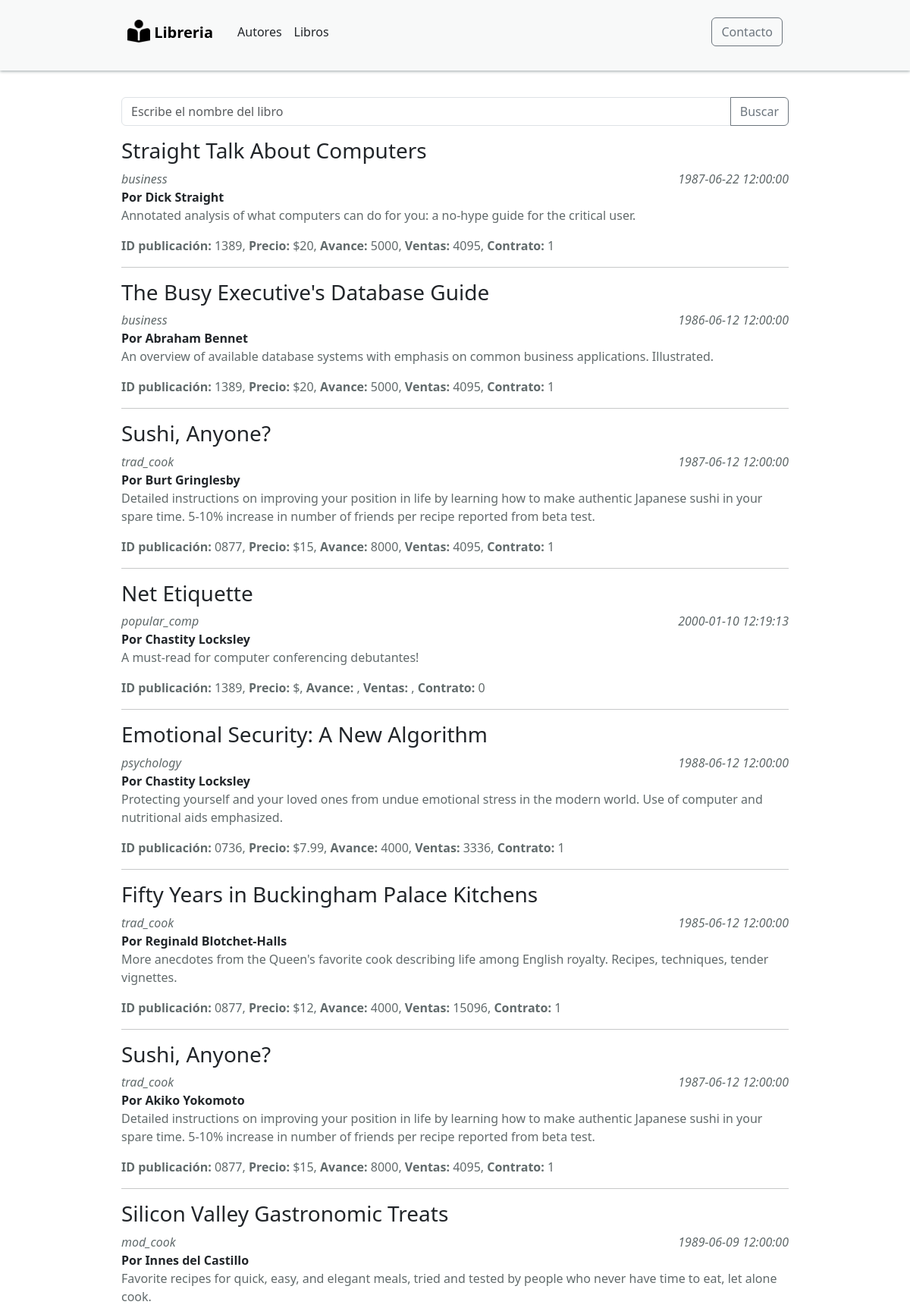
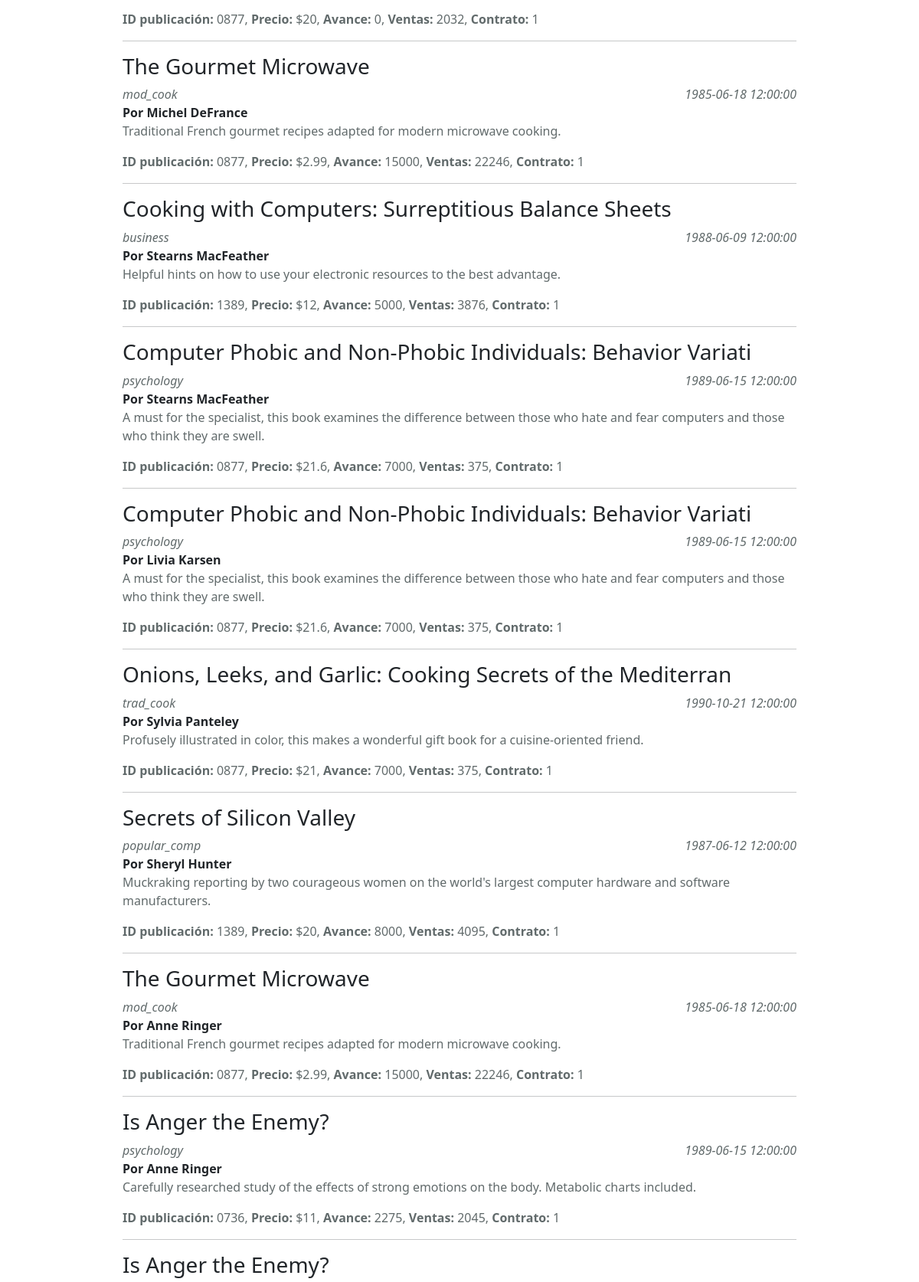
The page /titulo.php (upper part) on the database its author committed (2 pictures, top to bottom).
### tables this page shows
CREATE TABLE `titulo_autor` (
  `id_autor` varchar(11) NOT NULL,
  `id_titulo` varchar(6) NOT NULL,
  `ord_au` varchar(1) NOT NULL,
  `derechos` int(11) NOT NULL,
  PRIMARY KEY  (`id_autor`,`id_titulo`)
);

CREATE TABLE `titulos` (
  `id_titulo` varchar(6) NOT NULL,
  `titulo` varchar(60) NOT NULL,
  `tipo` varchar(15) NOT NULL,
  `id_pub` varchar(4) NOT NULL,
  `precio` double default NULL,
  `avance` double default NULL,
  `total_ventas` int(11) default NULL,
  `notas` varchar(255) NOT NULL,
  `fecha_pub` datetime NOT NULL,
  `contrato` varchar(1) NOT NULL,
  PRIMARY KEY  (`id_titulo`)
);

### titulo.php (the view, shortened to what this page needs)
<!DOCTYPE html>
<html lang="en">
<head>
    <link rel="stylesheet" type="text/css" href="css/style.css">
    <link href="https://cdn.jsdelivr.net/npm/bootstrap@5.3.2/dist/css/bootstrap.min.css" rel="stylesheet">
</head>
<body>
<?php
        function conectar() {
            $conexion = mysqli_connect("localhost", "root", "", "dblibreria") or die("Problemas con la conexión");
            return $conexion;
        }
        function ejecutarConsultaTitulos() {
            $conexion = conectar();
            if ($_SERVER["REQUEST_METHOD"] == "POST") {
                $busqueda = $_POST["busqueda"];
                $consultat = "SELECT titulos.titulo, titulos.tipo, CONCAT(autores.nombre, ' ', autores.apellido) AS Autor, titulos.id_pub, titulos.precio, titulos.avance, titulos.total_ventas, titulos.notas, titulos.fecha_pub, titulos.contrato, titulo_autor.ord_au, titulo_autor.derechos FROM autores
                                JOIN titulo_autor ON autores.id_autor = titulo_autor.id_autor
                                JOIN titulos ON titulo_autor.id_titulo = titulos.id_titulo
                                WHERE titulos.titulo LIKE '%$busqueda%'";
            } else {
                $consultat = "SELECT titulos.titulo, titulos.tipo, CONCAT(autores.nombre, ' ', autores.apellido) AS Autor, titulos.id_pub, titulos.precio, titulos.avance, titulos.total_ventas, titulos.notas, titulos.fecha_pub, titulos.contrato, titulo_autor.ord_au, titulo_autor.derechos FROM autores
                JOIN titulo_autor ON autores.id_autor = titulo_autor.id_autor
                JOIN titulos ON titulo_autor.id_titulo = titulos.id_titulo; ";
            }
            $registros = mysqli_query($conexion, $consultat)or die("Problemas en el select:" . mysqli_error($conexion));
            if (mysqli_num_rows($registros) > 0) {
                while ($reg = mysqli_fetch_array($registros)) {
                    echo "
                        <h3>" . $reg['titulo'] . "</h3>
                        <div class=\"linea\">
                        <em class=\"izq\">" . $reg['tipo'] . "</em>
                        <em class=\"der\">" . $reg['fecha_pub'] . "</em> </div>
                        <b>Por " . $reg['Autor'] . "</b>
                        <p>" . $reg['notas'] . "</p>
                        <p> <b class=\"b\">ID publicación: </b> " . $reg['id_pub'] .",
                        <b class=\"b\">Precio: </b> $". $reg['precio'] .",
                        <b class=\"b\">Avance: </b> ". $reg['avance'] .",
                        <b class=\"b\">Ventas: </b> ". $reg['total_ventas'] .",
                        <b class=\"b\">Contrato: </b> ". $reg['contrato'] ."</p>
                    ";
                    echo "<hr>";
                }
            } else {
                echo "<div class='div-selecciona'/>
                No se encontraron resultados!!
              </div>";
            }
        }
    ?>
<nav class="navbar navbar-expand-sm navbar-light " id="mi-nav">
    <div class="d-flex mb-3 justify-content-around align-items-center">
        <div class="p-2">
            <a class="navbar-brand" href="index.php">
                <img src="img/logo-book.png" width="30" height="30"  class="d-inline-block align-text-bottom">
                <b class="titulo">Libreria</b>
            </a>
        </div>
        <div class="p-2">
            <a class="nav-link" href="autor.php">Autores</a>
        </div>
        <div class="p-2">
            <a class="nav-link" href="titulo.php">Libros</a>
        </div>
        <div class="ms-auto p-2">
            <button type="button" class="btn btn-outline-secondary" data-bs-toggle="modal" data-bs-target="#exampleModal">Contacto</button>
        </div>
    </div>
</nav>
<form method="post">
    <div class="input-group mb-3">
        <input type="text" name="busqueda" class="form-control" placeholder="Escribe el nombre del libro" aria-label="Escribe el nombre del libro" aria-describedby="button-addon2">
        <input type="submit" value="Buscar" class="btn btn-outline-secondary" id="button-addon2">
    </div>
</form>
    <?php ejecutarConsultaTitulos();?>
    <script src="https://cdn.jsdelivr.net/npm/bootstrap@5.3.2/dist/js/bootstrap.bundle.min.js"></script>  </body>
 </html>

### css/style.css (style rules this page uses)
body { margin: 0; padding: 0; padding-top: 8rem; padding-left: 10rem; padding-right: 10rem; font-family: 'Franklin Gothic Medium', 'Arial Narrow', Arial; }
#mi-nav { position: absolute; left: 0px; top: 0; width: 100%; margin: 0px; padding-top:15px ; background-color: #F8F9F9; box-shadow: 0px 1px 4px#99A3A4; display: grid; grid-template-columns: 1fr; grid-template-rows: auto auto; padding-left: 10rem; padding-right: 10rem; }
h3 { font-weight: bold; }
.b { color: #616A6B; }
p { color: #616A6B; }
.linea { display: flex; justify-content: space-between; color: #616A6B; }
.izq { text-align: left; }
.der { text-align: right; }

### rows shown on the page
titulo_autor: id_titulo.titulo "Straight Talk About Computers", id_titulo.tipo "business", id_titulo.fecha_pub "1987-06-22 12:00:00", Autor "Dick Straight", id_titulo.notas "Annotated analysis of what computers can do for you: a no-hype guide for the critical user.", id_titulo.id_pub "1389", id_titulo.precio "20", id_titulo.avance "5000", id_titulo.total_ventas "4095", id_titulo.contrato "1"
titulo_autor: id_titulo.titulo "The Busy Executive's Database Guide", id_titulo.tipo "business", id_titulo.fecha_pub "1986-06-12 12:00:00", Autor "Abraham Bennet", id_titulo.notas "An overview of available database systems with emphasis on common business applications. Illustrated.", id_titulo.id_pub "1389", id_titulo.precio "20", id_titulo.avance "5000", id_titulo.total_ventas "4095", id_titulo.contrato "1"
titulo_autor: id_titulo.titulo "Sushi, Anyone?", id_titulo.tipo "trad_cook", id_titulo.fecha_pub "1987-06-12 12:00:00", Autor "Burt Gringlesby", id_titulo.notas "Detailed instructions on improving your position in life by learning how to make authentic Japanese sushi in your spare time. 5-10% increase in number of friends per recipe reported from beta test.", id_titulo.id_pub "0877", id_titulo.precio "15", id_titulo.avance "8000", id_titulo.total_ventas "4095", id_titulo.contrato "1"
titulo_autor: id_titulo.titulo "Net Etiquette", id_titulo.tipo "popular_comp", id_titulo.fecha_pub "2000-01-10 12:19:13", Autor "Chastity Locksley", id_titulo.notas "A must-read for computer conferencing debutantes!", id_titulo.id_pub "1389", id_titulo.contrato "0"
titulo_autor: id_titulo.titulo "Emotional Security: A New Algorithm", id_titulo.tipo "psychology", id_titulo.fecha_pub "1988-06-12 12:00:00", Autor "Chastity Locksley", id_titulo.notas "Protecting yourself and your loved ones from undue emotional stress in the modern world. Use of computer and nutritional aids emphasized.", id_titulo.id_pub "0736", id_titulo.precio "7.99", id_titulo.avance "4000", id_titulo.total_ventas "3336", id_titulo.contrato "1"
titulo_autor: id_titulo.titulo "Fifty Years in Buckingham Palace Kitchens", id_titulo.tipo "trad_cook", id_titulo.fecha_pub "1985-06-12 12:00:00", Autor "Reginald Blotchet-Halls", id_titulo.notas "More anecdotes from the Queen's favorite cook describing life among English royalty. Recipes, techniques, tender vignettes.", id_titulo.id_pub "0877", id_titulo.precio "12", id_titulo.avance "4000", id_titulo.total_ventas "15096", id_titulo.contrato "1"
titulo_autor: id_titulo.titulo "Sushi, Anyone?", id_titulo.tipo "trad_cook", id_titulo.fecha_pub "1987-06-12 12:00:00", Autor "Akiko Yokomoto", id_titulo.notas "Detailed instructions on improving your position in life by learning how to make authentic Japanese sushi in your spare time. 5-10% increase in number of friends per recipe reported from beta test.", id_titulo.id_pub "0877", id_titulo.precio "15", id_titulo.avance "8000", id_titulo.total_ventas "4095", id_titulo.contrato "1"
titulo_autor: id_titulo.titulo "Silicon Valley Gastronomic Treats", id_titulo.tipo "mod_cook", id_titulo.fecha_pub "1989-06-09 12:00:00", Autor "Innes del Castillo", id_titulo.notas "Favorite recipes for quick, easy, and elegant meals, tried and tested by people who never have time to eat, let alone cook.", id_titulo.id_pub "0877", id_titulo.precio "20", id_titulo.avance "0", id_titulo.total_ventas "2032", id_titulo.contrato "1"
titulo_autor: id_titulo.titulo "The Gourmet Microwave", id_titulo.tipo "mod_cook", id_titulo.fecha_pub "1985-06-18 12:00:00", Autor "Michel DeFrance", id_titulo.notas "Traditional French gourmet recipes adapted for modern microwave cooking.", id_titulo.id_pub "0877", id_titulo.precio "2.99", id_titulo.avance "15000", id_titulo.total_ventas "22246", id_titulo.contrato "1"
titulo_autor: id_titulo.titulo "Cooking with Computers: Surreptitious Balance Sheets", id_titulo.tipo "business", id_titulo.fecha_pub "1988-06-09 12:00:00", Autor "Stearns MacFeather", id_titulo.notas "Helpful hints on how to use your electronic resources to the best advantage.", id_titulo.id_pub "1389", id_titulo.precio "12", id_titulo.avance "5000", id_titulo.total_ventas "3876", id_titulo.contrato "1"
titulo_autor: id_titulo.titulo "Computer Phobic and Non-Phobic Individuals: Behavior Variati", id_titulo.tipo "psychology", id_titulo.fecha_pub "1989-06-15 12:00:00", Autor "Stearns MacFeather", id_titulo.notas "A must for the specialist, this book examines the difference between those who hate and fear computers and those who think they are swell.", id_titulo.id_pub "0877", id_titulo.precio "21.6", id_titulo.avance "7000", id_titulo.total_ventas "375", id_titulo.contrato "1"
titulo_autor: id_titulo.titulo "Computer Phobic and Non-Phobic Individuals: Behavior Variati", id_titulo.tipo "psychology", id_titulo.fecha_pub "1989-06-15 12:00:00", Autor "Livia Karsen", id_titulo.notas "A must for the specialist, this book examines the difference between those who hate and fear computers and those who think they are swell.", id_titulo.id_pub "0877", id_titulo.precio "21.6", id_titulo.avance "7000", id_titulo.total_ventas "375", id_titulo.contrato "1"
titulo_autor: id_titulo.titulo "Onions, Leeks, and Garlic: Cooking Secrets of the Mediterran", id_titulo.tipo "trad_cook", id_titulo.fecha_pub "1990-10-21 12:00:00", Autor "Sylvia Panteley", id_titulo.notas "Profusely illustrated in color, this makes a wonderful gift book for a cuisine-oriented friend.", id_titulo.id_pub "0877", id_titulo.precio "21", id_titulo.avance "7000", id_titulo.total_ventas "375", id_titulo.contrato "1"
titulo_autor: id_titulo.titulo "Secrets of Silicon Valley", id_titulo.tipo "popular_comp", id_titulo.fecha_pub "1987-06-12 12:00:00", Autor "Sheryl Hunter", id_titulo.notas "Muckraking reporting by two courageous women on the world's largest computer hardware and software manufacturers.", id_titulo.id_pub "1389", id_titulo.precio "20", id_titulo.avance "8000", id_titulo.total_ventas "4095", id_titulo.contrato "1"
titulo_autor: id_titulo.titulo "The Gourmet Microwave", id_titulo.tipo "mod_cook", id_titulo.fecha_pub "1985-06-18 12:00:00", Autor "Anne Ringer", id_titulo.notas "Traditional French gourmet recipes adapted for modern microwave cooking.", id_titulo.id_pub "0877", id_titulo.precio "2.99", id_titulo.avance "15000", id_titulo.total_ventas "22246", id_titulo.contrato "1"
titulo_autor: id_titulo.titulo "Is Anger the Enemy?", id_titulo.tipo "psychology", id_titulo.fecha_pub "1989-06-15 12:00:00", Autor "Anne Ringer", id_titulo.notas "Carefully researched study of the effects of strong emotions on the body. Metabolic charts included.", id_titulo.id_pub "0736", id_titulo.precio "11", id_titulo.avance "2275", id_titulo.total_ventas "2045", id_titulo.contrato "1"
titulo_autor: id_titulo.titulo "Is Anger the Enemy?"
